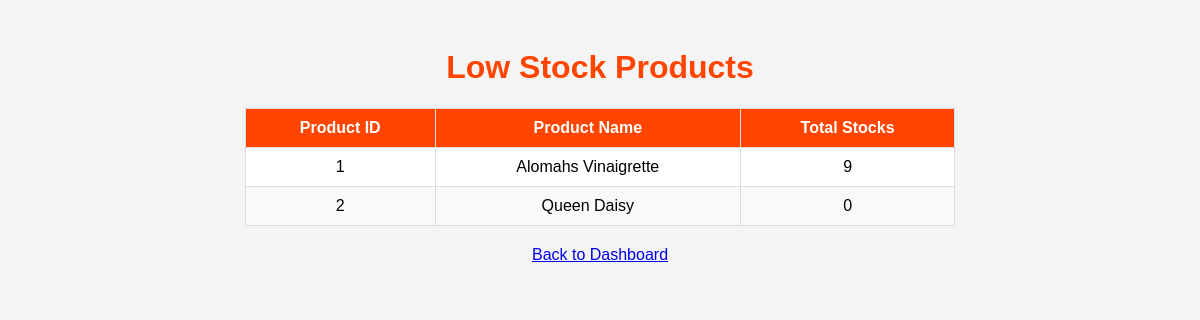
/low_stock_products.php (signed in), run on the app's committed database.
### tables this page shows
CREATE TABLE `product` (
  `product_id` int(11) NOT NULL,
  `product_name` varchar(100) NOT NULL,
  `expiration_date` date NOT NULL,
  `total_stocks` int(100) NOT NULL,
  `category_id` int(11) DEFAULT NULL,
  `supplier_id` int(11) DEFAULT NULL,
  `batch_number` int(11) DEFAULT NULL
);

### low_stock_products.php (the view, shortened to what this page needs)
<?php
include 'db_connection.php';
$query = "SELECT product_id, product_name, total_stocks FROM product WHERE total_stocks < 10";
$result = $conn->query($query);
?>
<!DOCTYPE html>
<html>
<head>
</head>
<body>
    <h1>Low Stock Products</h1>
    <table>
        <thead>
            <tr>
                <th>Product ID</th>
                <th>Product Name</th>
                <th>Total Stocks</th>
            </tr>
        </thead>
        <tbody>
            <?php if ($result->num_rows > 0): ?>
                <?php while ($row = $result->fetch_assoc()): ?>
                    <tr>
                        <td><?php echo htmlspecialchars($row['product_id']); ?></td>
                        <td><?php echo htmlspecialchars($row['product_name']); ?></td>
                        <td><?php echo htmlspecialchars($row['total_stocks']); ?></td>
                    </tr>
                <?php endwhile; ?>
            <?php else: ?>
                <tr>
                    <td colspan="3">No low stock products found.</td>
                </tr>
            <?php endif; ?>
        </tbody>
    </table>
    <p><a href="dashboard.php">Back to Dashboard</a></p>
</body>
</html>

### low_stock_products.php (style rules this page uses)
body { font-family: Arial, sans-serif; text-align: center; padding-top: 20px; background-color: #f4f4f4; }
h1 { color: #ff4500; }
table { width: 60%; margin: 20px auto; border-collapse: collapse; background-color: #ffffff; }
th, td { padding: 10px; border: 1px solid #dddddd; }
th { background-color: #ff4500; color: white; }
tr:nth-child(even) { background-color: #f9f9f9; }

### data on the page
product: product_id "1", product_name "Alomahs Vinaigrette", total_stocks "9"
product: product_id "2", product_name "Queen Daisy", total_stocks "0"
